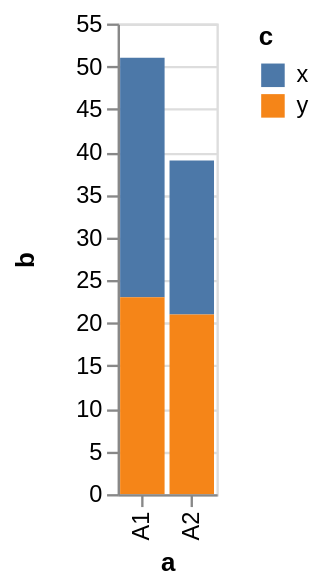

Write the Vega-Lite specification saved for this chart.
### Vega specification from a JSON file in a GitHub repository (floating-point values rounded to 4 significant figures)
{"$schema": "https://vega.github.io/schema/vega/v3.0.json", "description": "A simple bar chart with embedded data.", "autosize": "pad", "padding": 5, "height": 200, "style": "cell", "data": [{"name": "source_0", "values": [{"a": "A1", "b": 28, "c": "x"}, {"a": "A1", "b": 23, "c": "y"}, {"a": "A2", "b": 18, "c": "x"}, {"a": "A2", "b": 21, "c": "y"}]}, {"name": "data_0", "source": "source_0", "transform": [{"type": "formula", "expr": "toNumber(datum[\"b\"])", "as": "b"}, {"type": "stack", "groupby": ["a"], "field": "b", "sort": {"field": ["c"], "order": ["descending"]}, "as": ["b_start", "b_end"], "offset": "zero"}, {"type": "filter", "expr": "datum[\"b\"] !== null && !isNaN(datum[\"b\"])"}]}], "signals": [{"name": "x_step", "value": 21}, {"name": "width", "update": "bandspace(domain('x').length, 0.1, 0.05) * x_step"}], "marks": [{"name": "marks", "type": "rect", "style": ["bar"], "from": {"data": "data_0"}, "encode": {"update": {"x": {"scale": "x", "field": "a"}, "width": {"scale": "x", "band": true}, "y": {"scale": "y", "field": "b_end"}, "y2": {"scale": "y", "field": "b_start"}, "fill": {"scale": "color", "field": "c"}}}}], "scales": [{"name": "x", "type": "band", "domain": {"data": "data_0", "field": "a", "sort": true}, "range": {"step": {"signal": "x_step"}}, "paddingInner": 0.1, "paddingOuter": 0.05}, {"name": "y", "type": "linear", "domain": {"data": "data_0", "fields": ["b_start", "b_end"], "sort": true}, "range": [{"signal": "height"}, 0], "nice": true, "zero": true}, {"name": "color", "type": "ordinal", "domain": {"data": "data_0", "field": "c", "sort": true}, "range": "category"}], "axes": [{"scale": "x", "orient": "bottom", "labelOverlap": true, "title": "a", "zindex": 1, "encode": {"labels": {"update": {"angle": {"value": 270}, "align": {"value": "right"}, "baseline": {"value": "middle"}}}}}, {"scale": "y", "orient": "left", "labelOverlap": true, "tickCount": {"signal": "ceil(height/25)"}, "title": "b", "zindex": 1}, {"scale": "y", "orient": "left", "domain": false, "grid": true, "labels": false, "maxExtent": 0, "minExtent": 0, "tickCount": {"signal": "ceil(height/25)"}, "ticks": false, "zindex": 0, "gridScale": "x"}], "legends": [{"fill": "color", "title": "c", "encode": {"symbols": {"update": {"shape": {"value": "square"}}}}}], "config": {"axisY": {"minExtent": 30}}}
